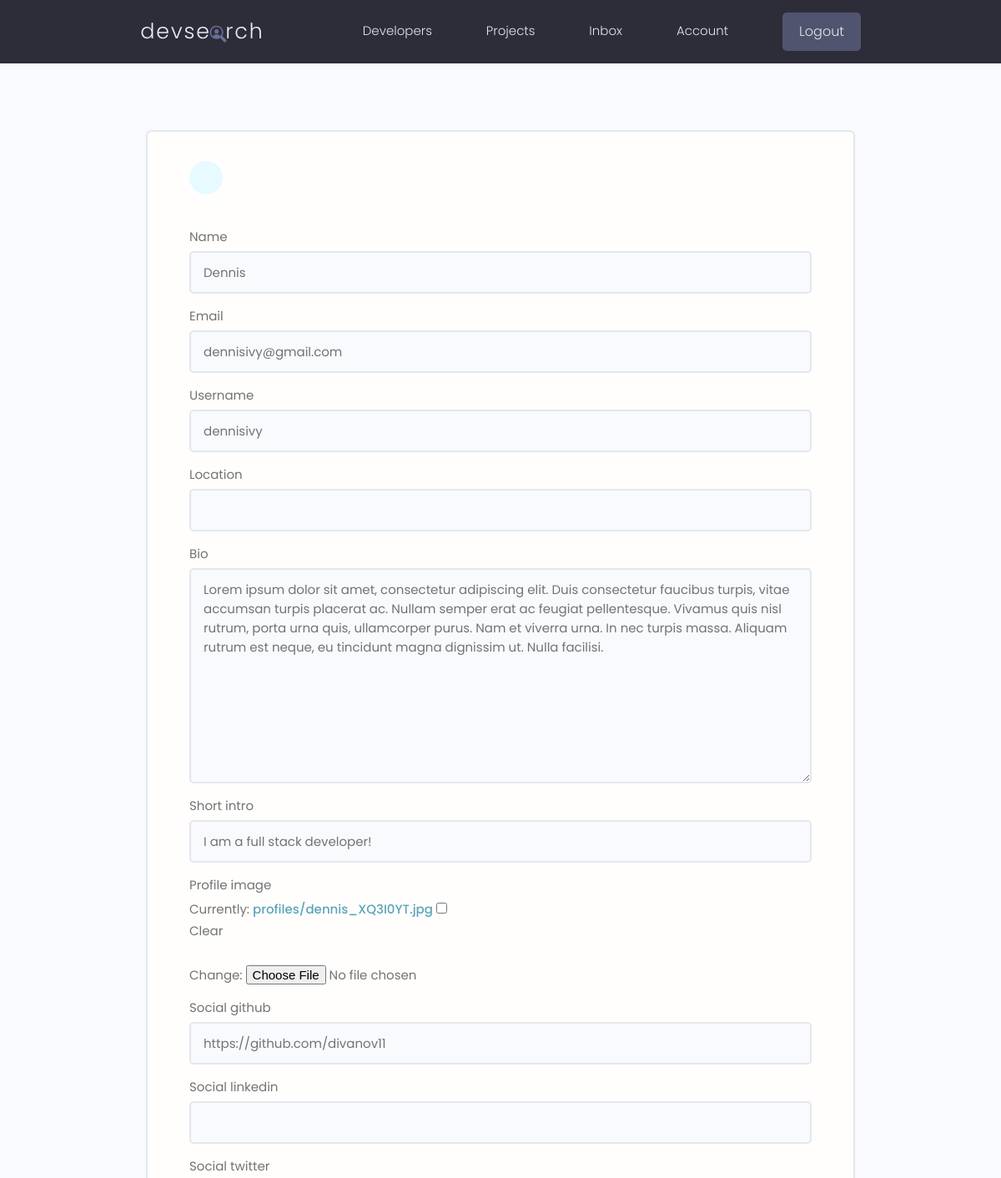
Page /edit-account/ (signed in, upper part) on the earlier database version.
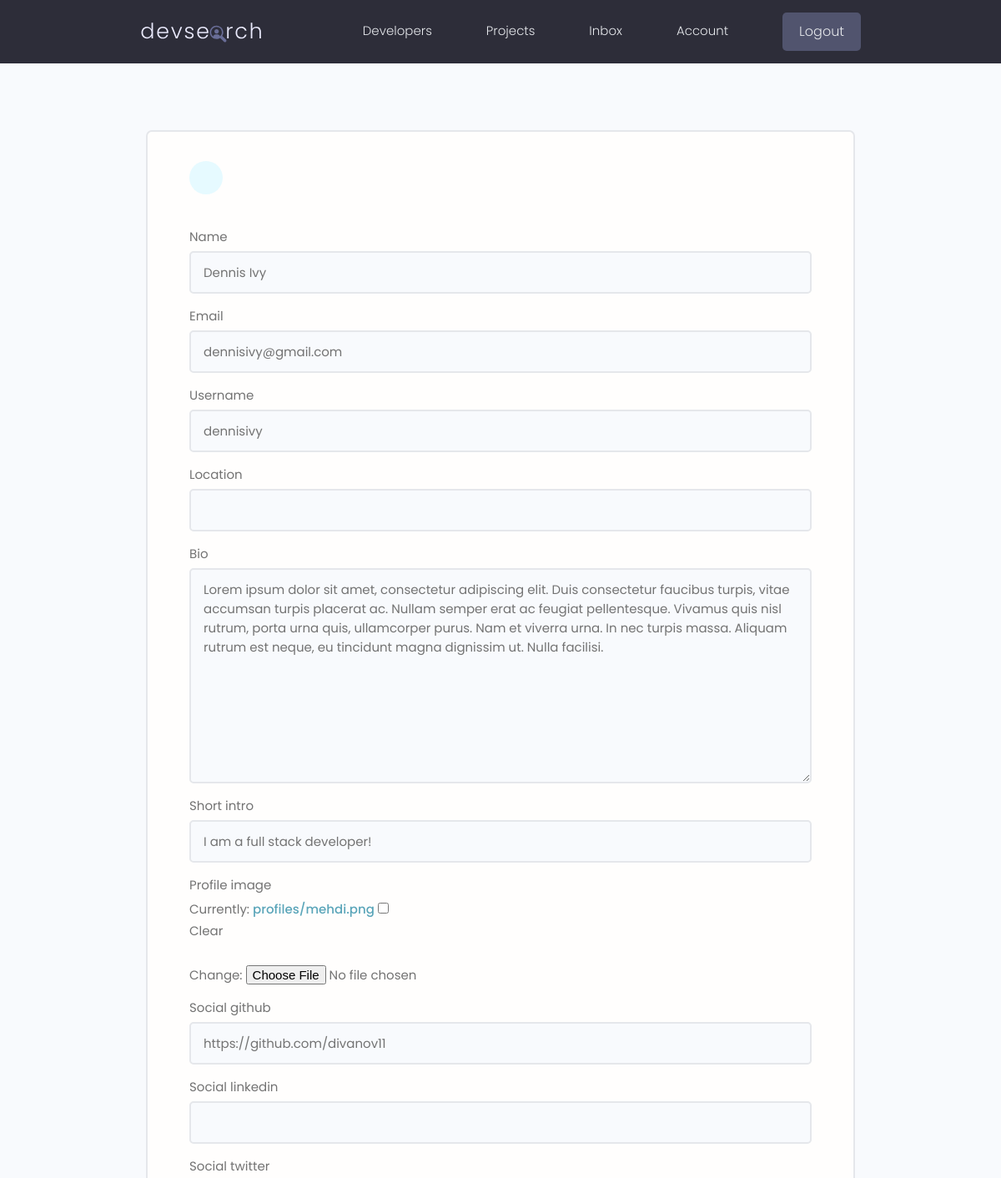
Same page on the later database version.
### users/models.py (models this page shows, shortened)
class Profile(models.Model):
    user = models.OneToOneField(
        User, on_delete=models.CASCADE, null=True, blank=True)
    name = models.CharField(max_length=200, blank=True, null=True)
    email = models.EmailField(max_length=500, blank=True, null=True)
    username = models.CharField(max_length=200, blank=True, null=True)
    location = models.CharField(max_length=200, blank=True, null=True)
    short_intro = models.CharField(max_length=500, blank=True, null=True)
    bio = models.TextField(blank=True, null=True)
    profile_image = models.ImageField(
        null=True, blank=True, upload_to='profiles/', default='profiles/user-default.png')
    social_github = models.CharField(max_length=200, blank=True, null=True)
    social_twitter = models.CharField(max_length=200, blank=True, null=True)
    social_linkedin = models.CharField(max_length=200, blank=True, null=True)
    social_youtube = models.CharField(max_length=200, blank=True, null=True)
    social_website = models.CharField(max_length=200, blank=True, null=True)
    created = models.DateTimeField(auto_now_add=True)
    id = models.UUIDField(default=uuid.uuid4, unique=True,
                          primary_key=True, editable=False)

### users/views.py (the view)
# urls.py: path('edit-account/', views.editAccount, name='edit-account'),
@login_required(login_url='login')
def editAccount(request):
    profile = request.user.profile
    form = ProfileForm(instance=profile)
    if request.method == 'POST':
        form = ProfileForm(request.POST, request.FILES, instance=profile)
        if form.is_valid():
            form.save()
            return redirect('account')
    context = {'form': form}
    return render(request, 'users/profile_form.html', context)

### users/forms.py
class ProfileForm(ModelForm):
    class Meta:
        model = Profile
        fields = [
            'name', 'email', 'username', 'location', 'bio', 'short_intro', 'profile_image',
            'social_github', 'social_linkedin', 'social_twitter', 'social_youtube', 'social_website'
        ]
    def __init__(self, *args, **kwargs):
        super(ProfileForm, self).__init__(*args, **kwargs)
        for name,field in self.fields.items():
            field.widget.attrs.update({'class':'input'})

### users/templates/users/profile_form.html (shortened to what this page needs)
{% extends 'main.html' %}
{% block content %}
    <main class="formPage my-xl">
        <div class="content-box">
            <div class="formWrapper">
                <a class="backButton" href="{% url 'account' %}"></a>
                <br>
                <form class="form" method="post" action="{% url 'edit-account' %}" enctype="multipart/form-data">
                    {% for field in form %}
                         <div class="form__field">
                            <label for="formInput#text">{{field.label}} </label>
                            {{field}}
                        </div>
                    {% endfor %}
                </form>
            </div>
        </div>
    </main>
{% endblock content %}

Differences in the rows shown:
changed Profile "dennisivy@gmail.com": name "Dennis" → "Dennis Ivy"
Other differences:
text no longer shown: "Currently: profiles/dennis_XQ3I0YT.jpg Clear Change:"
text now shown: "Currently: profiles/mehdi.png Clear Change:"
